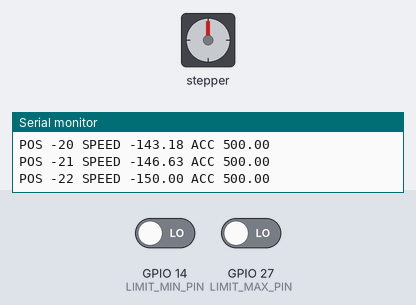
Bench run of a program on a simulated ESP32. Shown: stepper motor, the last lines printed to the serial monitor. The test bench sets the inputs (shaded band); at power-on: GPIO 14 (LIMIT_MIN_PIN) LOW, GPIO 27 (LIMIT_MAX_PIN) LOW. Stepper angles assume 200 steps per turn.

Above: at 0.8 s.
0.9 s: GPIO 14 (LIMIT_MIN_PIN) driven HIGH
At 1.6 s:
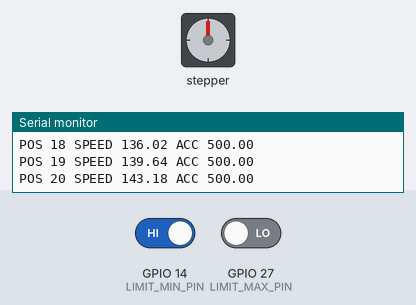
3.9 s: GPIO 27 (LIMIT_MAX_PIN) driven HIGH
At 7.6 s:
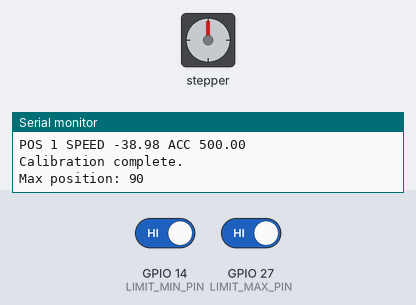
Timing chart, 0 to 9.1 s (numbered marks = the images above; inputs shaded):
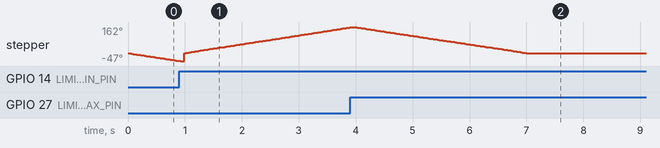

The program:

main.cpp
```cpp
#include <AccelStepper.h>
#include <Arduino.h>

// Motor pins
#define DIR_PIN  19
#define STEP_PIN 18

// Limit switch pins
#define LIMIT_MIN_PIN  14   // Start of ball screw
#define LIMIT_MAX_PIN  27   // End of ball screw

#define CALIBRATION_SPEED 1000 // Speed during calibration
#define CALIBRATION_ACCELERATION 500 // Acceleration during calibration

void calibrateLimits();

// Stepper config
AccelStepper stepper(AccelStepper::DRIVER, STEP_PIN, DIR_PIN);

// Calibration
long maxPosition = 0; // Will be determined via calibration

// Slider target (can be set via serial or UI later)
long targetPosition = 0;

// Basic setup
void setup() {
  Serial.begin(9600);

  pinMode(LIMIT_MIN_PIN, INPUT_PULLDOWN);
  pinMode(LIMIT_MAX_PIN, INPUT_PULLDOWN);
  stepper.setEnablePin(23); // Enable pin for the stepper driver
  stepper.setPinsInverted(false, false, true);  // Invert enable pin logic
  stepper.enableOutputs();
  stepper.setMaxSpeed(1000);
  stepper.setAcceleration(500);

  Serial.println("Starting calibration...");
  calibrateLimits();
  Serial.println("Calibration complete.");
  Serial.print("Max position: ");
  Serial.println(maxPosition);
}

void loop() {
  // Example: Set a target from 0 to maxPosition
  if (Serial.available()) {
    long pos = Serial.parseInt();
    if (pos >= 0 && pos <= maxPosition) {
      targetPosition = pos;
      stepper.moveTo(targetPosition);
    }
  }

  stepper.run();
}

// Move to the limit switch slowly until it triggers
void calibrateLimits() {
  // Move to MIN limit switch
  stepper.setMaxSpeed(CALIBRATION_SPEED);
  stepper.setAcceleration(CALIBRATION_ACCELERATION);
  stepper.moveTo(-100000); // Move backward a lot

  while (digitalRead(LIMIT_MIN_PIN) == LOW) {
   //TODO: Remove this debug print in production
    Serial.print("POS " );
    Serial.print(stepper.currentPosition());
    Serial.print(" SPEED " );
    Serial.print(stepper.speed());
    Serial.print(" ACC " );
    Serial.println(stepper.acceleration());
    stepper.run();
  }

  stepper.setCurrentPosition(0); // Set zero position

  // STOP motor before reversing direction
  stepper.stop();
  stepper.setSpeed(0);
  while (stepper.isRunning()) stepper.run();  // Ensure it fully stops
  stepper.setCurrentPosition(0);              // Reset again if needed

  // Set new motion toward MAX limit
  stepper.setMaxSpeed(CALIBRATION_SPEED);
  stepper.setAcceleration(CALIBRATION_ACCELERATION);  // Keep acceleration but reapply cleanly
  stepper.moveTo(100000);        // Move forward a lot

  while (digitalRead(LIMIT_MAX_PIN) == LOW) {
    //TODO: Remove this debug print in production
    Serial.print("POS " );
    Serial.print(stepper.currentPosition());
    Serial.print(" SPEED " );
    Serial.print(stepper.speed());
    Serial.print(" ACC " );
    Serial.println(stepper.acceleration());
    stepper.run();
  }

  maxPosition = stepper.currentPosition();

    // STOP motor before reversing direction
  stepper.stop();
  stepper.setSpeed(0);
    // Set new motion toward MAX limit
  stepper.setMaxSpeed(CALIBRATION_SPEED);
  stepper.setAcceleration(CALIBRATION_ACCELERATION);  // Keep acceleration but reapply cleanly

  // Return to home
  stepper.moveTo(0);
  while (stepper.distanceToGo() != 0) {
    //TODO: Remove this debug print in production
    Serial.print("POS " );
    Serial.print(stepper.currentPosition());
    Serial.print(" SPEED " );
    Serial.print(stepper.speed());
    Serial.print(" ACC " );
    Serial.println(stepper.acceleration());
    stepper.run();
  }
}
```
